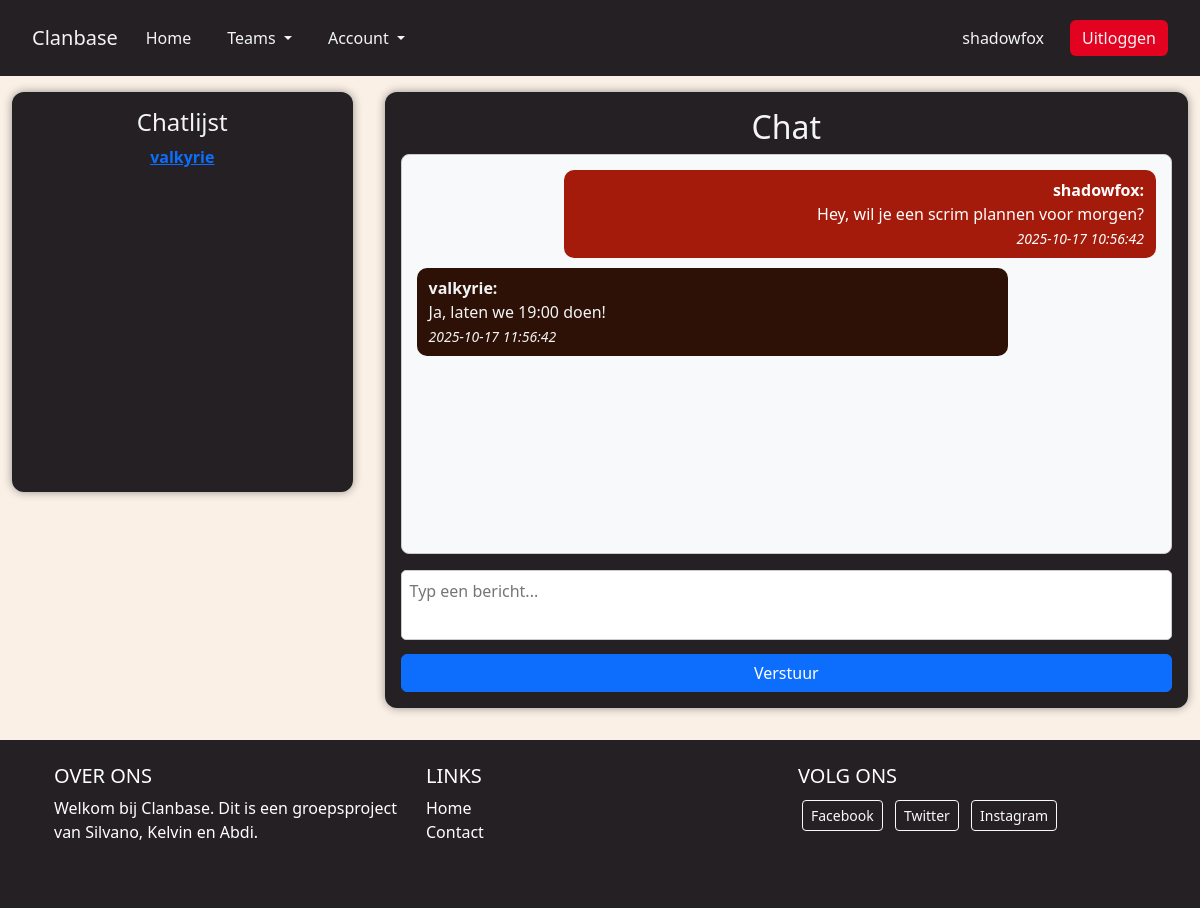
Screenshot of /pages/chat.php?friend_id=4 (signed in) with the database file from the repository.
### tables this page shows
CREATE TABLE `users` (
  `user_id` int(11) NOT NULL,
  `username` varchar(50) NOT NULL,
  `email` varchar(100) NOT NULL,
  `password` varchar(255) NOT NULL,
  `name` varchar(100) DEFAULT NULL,
  `birth_date` date DEFAULT NULL,
  `game_preferences` text DEFAULT NULL,
  `role` enum('player','admin') DEFAULT 'player'
);

CREATE TABLE `messages` (
  `message_id` int(11) NOT NULL,
  `sender_id` int(11) DEFAULT NULL,
  `receiver_id` int(11) DEFAULT NULL,
  `content` text DEFAULT NULL,
  `sent_at` datetime DEFAULT current_timestamp()
);

### php/friend_functions.php (called while the page is built, shortened)
<?php
function get_friends($conn, $user_id): array {
    $stmt = $conn->prepare("
        SELECT u.user_id, u.username, u.name
        FROM friends f
        JOIN users u ON u.user_id = f.friend_id
        WHERE f.user_id = ? AND f.status = 'accepted'
    ");
    $stmt->execute([$user_id]);
    return $stmt->fetchAll(PDO::FETCH_ASSOC);
}
?>

### php/chat_functions.php (called while the page is built, shortened)
<?php
$conn = dbConnect();
function get_messages($user1_id, $user2_id) {
    global $conn;
    $stmt = $conn->prepare("
        SELECT m.*, u.username
        FROM messages m
        JOIN users u ON u.user_id = m.sender_id
        WHERE (m.sender_id = :user1 AND m.receiver_id = :user2)
           OR (m.sender_id = :user2 AND m.receiver_id = :user1)
        ORDER BY m.sent_at ASC
    ");
    $stmt->execute([
        ':user1' => $user1_id,
        ':user2' => $user2_id
    ]);
    return $stmt->fetchAll(PDO::FETCH_ASSOC);
}
?>

### pages/Chat.php (the view, shortened to what this page needs)
<?php
require_once '../php/chat_functions.php';
require_once '../php/friend_functions.php';
$user1_id = $_SESSION['user_id'];
$current_friend = isset($_GET['friend_id']) ? intval($_GET['friend_id']) : null;
$friends = get_friends($conn, $user1_id);
$messages = $current_friend ? get_messages($user1_id, $current_friend) : [];
?>
<!DOCTYPE html>
<html lang="nl">
<head>
    <link href="https://cdn.jsdelivr.net/npm/bootstrap@5.3.8/dist/css/bootstrap.min.css" rel="stylesheet">
    <link rel="stylesheet" href="../css/style.css">
    <link rel="stylesheet" href="https://cdn.jsdelivr.net/npm/bootstrap-icons@1.13.1/font/bootstrap-icons.min.css">
</head>
<body>
<?php include '../php/navbar.php'; ?>
<div class="container-fluid py-3">
    <div class="chat-container">
        <div class="box chat-list">
            <h4>Chatlijst</h4>
            <?php if (empty($friends)): ?>
                <p>Je hebt nog geen vrienden.</p>
            <?php else: ?>
                <ul class="list-unstyled">
                    <?php foreach ($friends as $friend): ?>
                        <li>
                            <a href="chat.php?friend_id=<?= $friend['user_id']; ?>"
                               class="<?= $current_friend == $friend['user_id'] ? 'fw-bold text-primary' : '' ?>">
                               <?= htmlspecialchars($friend['username']); ?>
                            </a>
                        </li>
                    <?php endforeach; ?>
                </ul>
            <?php endif; ?>
        </div>
        <div class="box chat-box">
            <h2>Chat</h2>
            <?php if (!$current_friend): ?>
                <p>Kies iemand uit je vriendenlijst om te chatten.</p>
            <?php else: ?>
                <div class="chat-messages" id="chatMessages">
                    <?php if (empty($messages)): ?>
                        <p>Nog geen berichten met deze vriend.</p>
                    <?php else: ?>
                        <?php foreach ($messages as $msg): ?>
                            <div class="message <?= $msg['sender_id'] == $user1_id ? 'sent' : 'received'; ?>">
                                <strong><?= htmlspecialchars($msg['username']); ?>:</strong><br>
                                <?= nl2br(htmlspecialchars($msg['content'])); ?><br>
                                <small><em><?= htmlspecialchars($msg['sent_at']); ?></em></small>
                            </div>
                        <?php endforeach; ?>
                    <?php endif; ?>
                </div>
                <form method="POST" class="mt-3">
                    <textarea name="message" placeholder="Typ een bericht..." rows="3" required></textarea>
                    <button type="submit" class="btn btn-primary w-100 mt-2">Verstuur</button>
                </form>
            <?php endif; ?>
        </div>
    </div>
</div>
<?php include '../php/footer.php'; ?>
</body>
</html>

### css/style.css (style rules this page uses)
html, body { background-color: #faf0e6; color: #242024; font-family: 'Segoe UI', sans-serif; }
.box { background-color: #242024; color: #F3F4F5; border-radius: 12px; padding: 1rem; margin-bottom: 1rem; text-align: center; box-shadow: 0 0 10px rgba(0, 0, 0, 0.4); }
.chat-list { max-height: 400px; overflow-y: auto; }
.chat-messages { height: 400px; overflow-y: auto; border: 1px solid #ccc; padding: 10px; }
.message { margin-bottom: 10px; padding: 8px; border-radius: 8px; }
.sent { background-color: #d1ffd1; text-align: right; }
.received { background-color: #e4e4e4; text-align: left; }
textarea { width: 100%; height: 70px; resize: none; }

### pages/Chat.php (style rules this page uses)
.chat-messages { max-height: 500px; overflow-y: auto; background: #f8f9fa; padding: 15px; border-radius: 8px; }
.message { margin-bottom: 10px; padding: 8px 12px; border-radius: 10px; max-width: 80%; }
.message.sent { background: #a41b0b; color: white; margin-left: auto; text-align: right; }
.message.received { background: #2d1106; text-align: left; }
textarea { width: 100%; border-radius: 5px; border: 1px solid #ccc; resize: none; padding: 8px; }
.chat-container { display: flex; gap: 2rem; }
.chat-list { flex: 1; min-width: 200px; }
.chat-box { flex: 2.5; }

### rows the page displays
users: username "valkyrie"
messages: users.username "shadowfox", content "Hey, wil je een scrim plannen voor morgen?", sent_at "2025-10-17 10:56:42"
messages: users.username "valkyrie", content "Ja, laten we 19:00 doen!", sent_at "2025-10-17 11:56:42"

### other values shown
$_SESSION['username'] "shadowfox"
